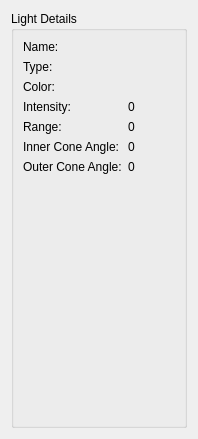
<?xml version="1.0" encoding="UTF-8"?>
<ui version="4.0">
 <class>LightWidget</class>
 <widget class="QWidget" name="LightWidget">
  <property name="geometry">
   <rect>
    <x>0</x>
    <y>0</y>
    <width>198</width>
    <height>439</height>
   </rect>
  </property>
  <property name="windowTitle">
   <string>Form</string>
  </property>
  <layout class="QVBoxLayout" name="verticalLayout">
   <item>
    <widget class="QGroupBox" name="groupBox">
     <property name="title">
      <string>Light Details</string>
     </property>
     <layout class="QFormLayout" name="formLayout">
      <item row="0" column="0">
       <widget class="QLabel" name="label_6">
        <property name="text">
         <string>Name:</string>
        </property>
       </widget>
      </item>
      <item row="0" column="1">
       <widget class="QLabel" name="nameLabel">
        <property name="text">
         <string/>
        </property>
       </widget>
      </item>
      <item row="1" column="0">
       <widget class="QLabel" name="label_7">
        <property name="text">
         <string>Type:</string>
        </property>
       </widget>
      </item>
      <item row="1" column="1">
       <widget class="QLabel" name="typeLabel">
        <property name="text">
         <string/>
        </property>
       </widget>
      </item>
      <item row="2" column="0">
       <widget class="QLabel" name="label_8">
        <property name="text">
         <string>Color:</string>
        </property>
       </widget>
      </item>
      <item row="2" column="1">
       <widget class="ColorLabel" name="colorLabel">
        <property name="text">
         <string/>
        </property>
       </widget>
      </item>
      <item row="3" column="0">
       <widget class="QLabel" name="label_12">
        <property name="text">
         <string>Intensity:</string>
        </property>
       </widget>
      </item>
      <item row="3" column="1">
       <widget class="QLabel" name="intensityLabel">
        <property name="text">
         <string>0</string>
        </property>
       </widget>
      </item>
      <item row="4" column="0">
       <widget class="QLabel" name="rangeLabel">
        <property name="text">
         <string>Range:</string>
        </property>
       </widget>
      </item>
      <item row="4" column="1">
       <widget class="QLabel" name="rangeValueLabel">
        <property name="text">
         <string>0</string>
        </property>
       </widget>
      </item>
      <item row="5" column="0">
       <widget class="QLabel" name="innerConeLabel">
        <property name="text">
         <string>Inner Cone Angle:</string>
        </property>
       </widget>
      </item>
      <item row="5" column="1">
       <widget class="QLabel" name="innerConeValueLabel">
        <property name="text">
         <string>0</string>
        </property>
       </widget>
      </item>
      <item row="6" column="0">
       <widget class="QLabel" name="outerConeLabel">
        <property name="text">
         <string>Outer Cone Angle:</string>
        </property>
       </widget>
      </item>
      <item row="6" column="1">
       <widget class="QLabel" name="outerConeValueLabel">
        <property name="text">
         <string>0</string>
        </property>
       </widget>
      </item>
     </layout>
    </widget>
   </item>
  </layout>
 </widget>
 <customwidgets>
  <customwidget>
   <class>ColorLabel</class>
   <extends>QLabel</extends>
   <header>colorlabel.h</header>
  </customwidget>
 </customwidgets>
 <resources/>
 <connections/>
</ui>
